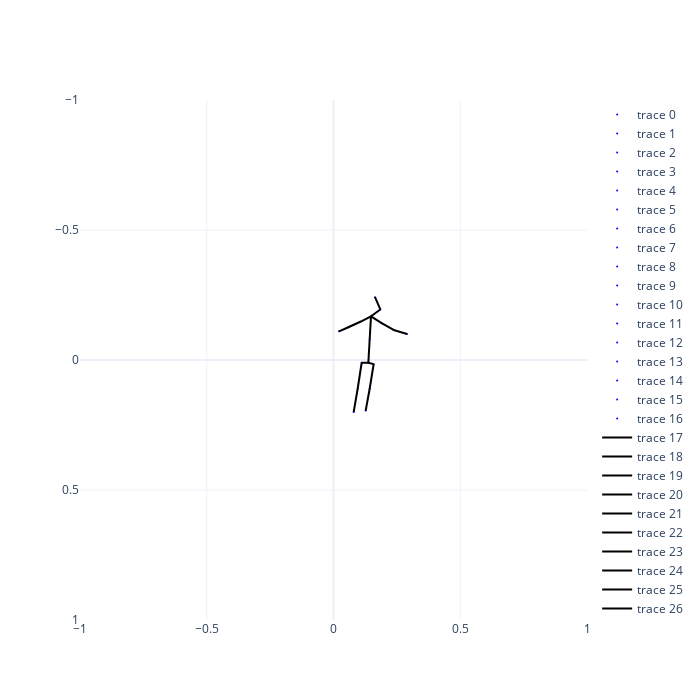

Source (notebook cell):
### Code cell
# 2d input
aihub_2d = copy.deepcopy(test['data_input'][frame_num])
# 2d skeleton
pos = copy.deepcopy(aihub_2d)
points_aihub_2d = {}
for i, p in enumerate(pos):
    p = np.append(p, 0.0)
    #print(i, h36m_keypoints[i], p)
    points_aihub_2d[i] = p
pos_vector = pos.reshape(-1) # (51,)
total_min, total_max = pos_vector.min(), pos_vector.max()
print("total min: ", total_min,
      "total max: ", total_max)

interact(draw_skeleton_2d(points_aihub_2d, h36m_connections))

### Figure 1 — Plotly figure (JSON) as saved in the notebook; plotly's stock layout.template omitted (floating-point values rounded to 4 significant figures)
{"data": [{"marker": {"color": "blue", "size": 2}, "mode": "markers", "type": "scatter", "x": [0.1374], "y": [0.01066]}, {"marker": {"color": "blue", "size": 2}, "mode": "markers", "type": "scatter", "x": [0.1111], "y": [0.01066]}, {"marker": {"color": "blue", "size": 2}, "mode": "markers", "type": "scatter", "x": [0.09536], "y": [0.1105]}, {"marker": {"color": "blue", "size": 2}, "mode": "markers", "type": "scatter", "x": [0.07959], "y": [0.1999]}, {"marker": {"color": "blue", "size": 2}, "mode": "markers", "type": "scatter", "x": [0.1584], "y": [0.01591]}, {"marker": {"color": "blue", "size": 2}, "mode": "markers", "type": "scatter", "x": [0.1427], "y": [0.1105]}, {"marker": {"color": "blue", "size": 2}, "mode": "markers", "type": "scatter", "x": [0.1269], "y": [0.1947]}, {"marker": {"color": "blue", "size": 2}, "mode": "markers", "type": "scatter", "x": [0.1427], "y": [-0.07871]}, {"marker": {"color": "blue", "size": 2}, "mode": "markers", "type": "scatter", "x": [0.1479], "y": [-0.1681]}, {"marker": {"color": "blue", "size": 2}, "mode": "markers", "type": "scatter", "x": [0.1847], "y": [-0.1944]}, {"marker": {"color": "blue", "size": 2}, "mode": "markers", "type": "scatter", "x": [0.1637], "y": [-0.2417]}, {"marker": {"color": "blue", "size": 2}, "mode": "markers", "type": "scatter", "x": [0.19], "y": [-0.1418]}, {"marker": {"color": "blue", "size": 2}, "mode": "markers", "type": "scatter", "x": [0.2373], "y": [-0.1155]}, {"marker": {"color": "blue", "size": 2}, "mode": "markers", "type": "scatter", "x": [0.2899], "y": [-0.09974]}, {"marker": {"color": "blue", "size": 2}, "mode": "markers", "type": "scatter", "x": [0.1059], "y": [-0.1471]}, {"marker": {"color": "blue", "size": 2}, "mode": "markers", "type": "scatter", "x": [0.05856], "y": [-0.126]}, {"marker": {"color": "blue", "size": 2}, "mode": "markers", "type": "scatter", "x": [0.02176], "y": [-0.1103]}, {"line": {"color": "black"}, "mode": "lines", "type": "scatter", "x": [0.1374, 0.1111], "y": [0.01066, 0.01066]}, {"line": {"color": "black"}, "mode": "lines", "type": "scatter", "x": [0.1374, 0.1584], "y": [0.01066, 0.01591]}, {"line": {"color": "black"}, "mode": "lines", "type": "scatter", "x": [0.1374, 0.1427], "y": [0.01066, -0.07871]}, {"line": {"color": "black"}, "mode": "lines", "type": "scatter", "x": [0.1111, 0.09536], "y": [0.01066, 0.1105]}, {"line": {"color": "black"}, "mode": "lines", "type": "scatter", "x": [0.09536, 0.07959], "y": [0.1105, 0.1999]}, {"line": {"color": "black"}, "mode": "lines", "type": "scatter", "x": [0.1584, 0.1427], "y": [0.01591, 0.1105]}, {"line": {"color": "black"}, "mode": "lines", "type": "scatter", "x": [0.1427, 0.1269], "y": [0.1105, 0.1947]}, {"line": {"color": "black"}, "mode": "lines", "type": "scatter", "x": [0.1427, 0.1479], "y": [-0.07871, -0.1681]}, {"line": {"color": "black"}, "mode": "lines", "type": "scatter", "x": [0.1479, 0.1847], "y": [-0.1681, -0.1944]}, {"line": {"color": "black"}, "mode": "lines", "type": "scatter", "x": [0.1847, 0.1637], "y": [-0.1944, -0.2417]}, {"line": {"color": "black"}, "mode": "lines", "type": "scatter", "x": [0.1479, 0.1059], "y": [-0.1681, -0.1471]}, {"line": {"color": "black"}, "mode": "lines", "type": "scatter", "x": [0.1059, 0.05856], "y": [-0.1471, -0.126]}, {"line": {"color": "black"}, "mode": "lines", "type": "scatter", "x": [0.05856, 0.02176], "y": [-0.126, -0.1103]}, {"line": {"color": "black"}, "mode": "lines", "type": "scatter", "x": [0.1479, 0.19], "y": [-0.1681, -0.1418]}, {"line": {"color": "black"}, "mode": "lines", "type": "scatter", "x": [0.19, 0.2373], "y": [-0.1418, -0.1155]}, {"line": {"color": "black"}, "mode": "lines", "type": "scatter", "x": [0.2373, 0.2899], "y": [-0.1155, -0.09974]}], "layout": {"height": 700, "width": 700, "xaxis": {"range": [-1, 1]}, "yaxis": {"range": [1, -1]}}}
